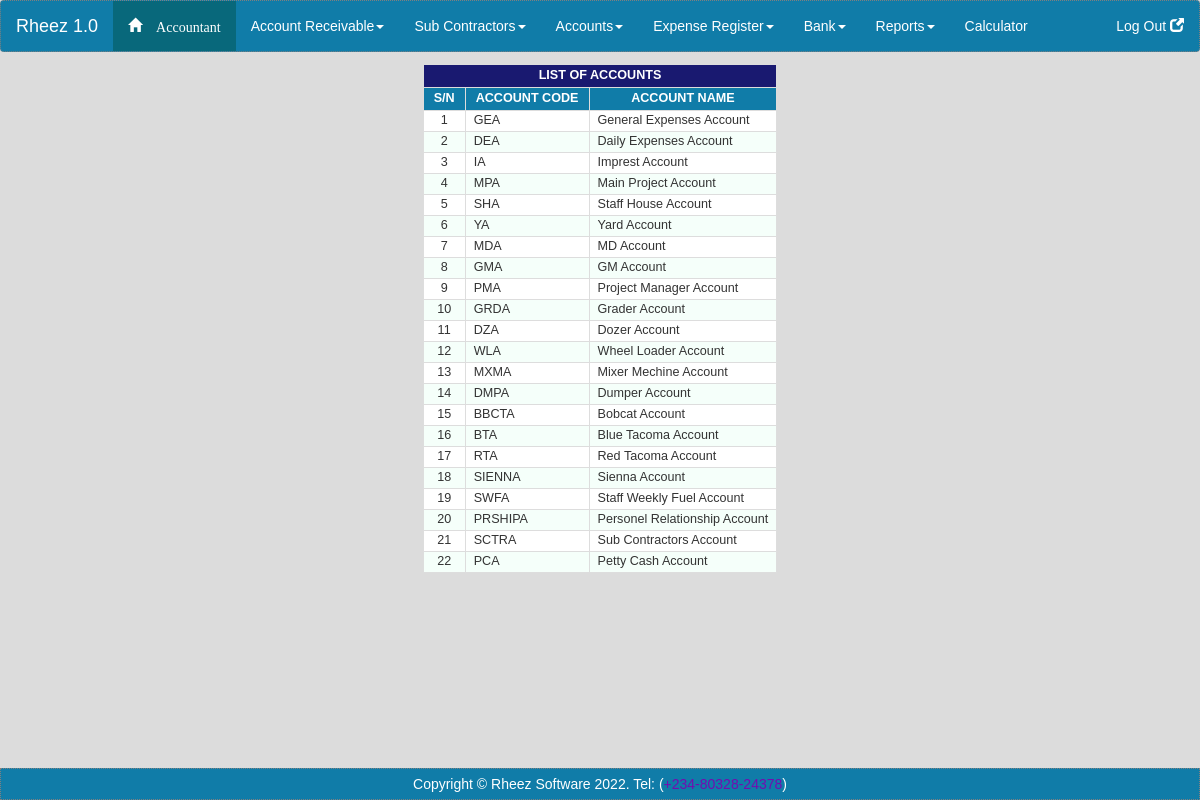
Page /account/list (signed in) on the committed database.
### tables this page shows
CREATE TABLE accounts (account_id INTEGER PRIMARY KEY AUTOINCREMENT, account_name varchar (20) NOT NULL UNIQUE ON CONFLICT ROLLBACK, account_desc varchar (255) DEFAULT NULL);

### index.php (called while the page is built, shortened)
<?php
    require_once('libs'.DIRECTORY_SEPARATOR.'config.php');
    $router = new Router($_SERVER['REQUEST_URI']);
    $controller = $router->createController();
    if($controller){
        $controller->executeAction();
        $data = $controller->getData();
        $view = $controller->getView();
    }
    include(VIEW_PATH.'defaultView.php');

### libs/config.php (called while the page is built, shortened)
<?php
    spl_autoload_register(function ($class){
        $control_class = CNTRL_PATH.str_ireplace('Controller','', $class).'.php';
        $model_class = MODEL_PATH.str_ireplace('Model','', $class).'.php';
        $base_class = CLASS_PATH.$class.'.php';
    });

### libs/base_classes/Router.php (called while the page is built, shortened)
<?php
class Router{
    protected $controller;
    protected $action;
    protected $params = array();
    public function __construct($request)
    {
        $url = trim(ltrim(rtrim($request,"/"),'/'));
        $exploded_url = explode('/', $url);
        if(sizeof($exploded_url) > 0){
            $this->controller = ucfirst(array_shift($exploded_url)).'Controller';
        }else{
            $this->controller = 'Home';
        }
        if(sizeof($exploded_url) > 0){
            $this->action = array_shift($exploded_url);
        }else{
            $this->action = 'index';
        }
    }
    public function createController(){
        if(class_exists($this->controller))
        {
            if(method_exists($this->controller, $this->action))
            {
                return new $this->controller($this->action, $this->params);
            }
            else {
                App::setMsg('Requested "'.$this->action.'" Method Not Found!','error');
            }
        }
        else {
            App::setMsg('Requested "'.$this->controller.'" Class Not Found!','error');
        }
    }
}

### libs/base_classes/Controller.php (called while the page is built, shortened)
<?php
abstract class Controller
{
    protected $action;
    protected $params;
    protected $data = array();
    public function __construct($action, $params)
    {
        $this->action = $action;
        $this->params = $params;
    }
    public function executeAction(){
        if(sizeof($this->params) > 0 && (!empty($this->params[0]))){
            return $this->{$this->action}($this->params);
        }
        else
        {
            return $this->{$this->action}();
        }
    }
    public function setData($array){
        $this->data = $array;
    }
    public function getData(){
        return $this->data;
    }
}

### libs/base_classes/Model.php (called while the page is built, shortened)
<?php
abstract class Model{
	protected $dbh;
	protected $stmt;
	public function __construct(){
		$this->dbh = new PDO("sqlite:./accounting_db.sqlite3");
		$this->dbh->setAttribute(PDO::ATTR_ERRMODE, PDO::ERRMODE_EXCEPTION);
		$this->dbh->setAttribute(PDO::ATTR_DEFAULT_FETCH_MODE, PDO::FETCH_ASSOC);
		$this->dbh->setAttribute(PDO::ATTR_PERSISTENT, TRUE);
	}
	public function query($query){
		$this->stmt = $this->dbh->prepare($query);
	}
	public function execute(){
		if($this->stmt->execute()){
		    return true;
        }else{
		    return false;
        }
	}
	public function resultSet(){
		if($this->execute()){
		    return $this->stmt->fetchAll(PDO::FETCH_ASSOC);
        }else{
		    return false;
        }
	}
}

### models/Account.php (called while the page is built, shortened)
<?php
class AccountModel extends Model{
    public function getAccounts(){
    	$this->query('SELECT * FROM accounts');
        $data = $this->resultSet();
        return $data;
    }
}

### controllers/Account.php (called while the page is built, shortened)
<?php
class AccountController extends Controller
{
    public function list(){
        $account = new AccountModel();
        $result = $account->getAccounts();
    }
}

### views/account/list.php (the view)
<div style="overflow-y:auto;">
<table class='table-bordered table-responsive'>
    <tr><th colspan='3' style='background:midnightblue;'>LIST OF ACCOUNTS</th></tr>
    <tr>
        <th> S/N </th>
        <th>ACCOUNT CODE </th>
        <th>ACCOUNT NAME</th>
    </tr>
    <?php
    $sn =1;
    foreach($data as $result)
    {
        echo '
           <tr>
            <td style="text-align:center">'.$sn.'</td>
            <td >'.$result["account_name"].'</td>
            <td >'.$result["account_desc"].'</td>';
        $sn +=1;
    }
?>
</table>
</div>

### views/defaultView.php (shortened to what this page needs)
<!DOCTYPE html>
<html lang="en">
<head>
    <link rel="stylesheet" href="<?php echo CSS_PATH;?>bootstrap.min.css">
    <link rel="stylesheet" href="<?php echo CSS_PATH;?>style.css">
    <link rel="stylesheet" href="<?php echo CSS_PATH;?>bootstrapValidator0.5.0.min.css"/>
    <link rel="stylesheet" href="<?php echo CSS_PATH;?>static/Oswald-Bold.ttf"/>
</head>
<body>
<div>
<?php
if(isset($_SESSION['loggedin']) && $_SESSION['loggedin'] == true)
{
    if($_SESSION['role'] =='account')
    {
        include(VIEW_PATH.'account_menu.php');
    }
    elseif($_SESSION['role'] =='admin')
    {
        include(VIEW_PATH.'admin_menu.php');
    }
    elseif($_SESSION['role'] =='general')
    {
        include(VIEW_PATH.'general.php');
    }
}
else
{
    include(VIEW_PATH.'right.php');
}
?>
</div>
<div class="container-fluid">
    <div class="content">
        <?php
        if(isset($view)){
            require($view);
        }
        else{
            require('views/template.php');
        }
        ?>
    </div>
</div>
<div class="footer">
    Copyright &copy; Rheez Software <?php echo date("Y");?>.  Tel: (<a href="tel:+2348032824378">+234-80328-24378</a>)
</div>
</body>
</html>

### views/account_menu.php (shortened to what this page needs)
<nav class="navbar navbar-inverse bg-info navbar-dark">
    <div class="navbar-header">
      <a class="navbar-brand" href="<?php echo ROOT_URL;?>">Rheez 1.0</a>
    </div>
    <div class="collapse navbar-collapse" id="myNavbar">
      <ul class="nav navbar-nav">
        <li class="active"><a href="<?php echo ROOT_URL;?>home/accountantHome"><span class="glyphicon glyphicon-home"> Accountant</a></li>
          <li class="dropdown">
          <a class="dropdown-toggle" data-toggle="dropdown" href="#">Account Receivable<span class="caret"></span></a>
        </li>
          <li class="dropdown">
          <a class="dropdown-toggle" data-toggle="dropdown" href="#">Sub Contractors<span class="caret"></span></a>
        </li>
          <li class="dropdown">
          <a class="dropdown-toggle" data-toggle="dropdown" href="#">Accounts<span class="caret"></span></a>
        </li>
          <li class="dropdown">
          <a class="dropdown-toggle" data-toggle="dropdown" href="#">Expense Register<span class="caret"></span></a>
        </li>
        <li class="dropdown">
          <a class="dropdown-toggle" data-toggle="dropdown" href="#">Bank<span class="caret"></span></a>
        </li>
        <li class="dropdown">
          <a class="dropdown-toggle" data-toggle="dropdown" href="#">Reports<span class="caret"></span></a>
        </li>
        <li><a href="#" data-toggle="modal" data-target="#modal_dialog">Calculator</a></li>
      </ul>
      <ul class="nav navbar-nav navbar-right">
        <li><a href="<?php echo ROOT_URL;?>user/logout">Log Out <span class="glyphicon glyphicon-new-window"></span> </a></li>
      </ul>
    </div>
    <link rel="stylesheet" href="<?php echo CSS_PATH;?>static/Oswald-Bold.ttf"/>
</nav>

### assets/css/style.css (style rules this page uses)
* { box-sizing:border-box; }
html body { text-decoration:none; background: gainsboro; height: 100%; width: 100%; overflow-x: hidden; font-family: Helvetica, Sans-Serif ,Serif; }
table { margin: 0 auto; }
tr:nth-child(even) { background-color:#F5FFFA; }
tr:nth-child(odd) { background-color:white; }
body > div:nth-child(1) > nav { margin-bottom: 4px; }
th { padding-right:10px; padding-left:10px; padding-top:2px; padding-bottom:2px; background-color: #107ca8; border:1px solid #ABB2B9; color: white; text-align: center; font-size: 0.9em; font-weight: bold; width: auto; white-space: nowrap; }
td { padding-left:8px; padding-right:8px; padding-top:1px; padding-bottom:1px; border: 1px solid #ABB2B9; text-align: left; font-size: 0.9em; }
div a:link { color: #730db0 ; text-decoration: none; }
.container-fluid { position: relative; height:550px; overflow-y: visible; }
.content { position: relative; width: 100%; margin: 8px auto; padding-bottom: 42px; }
.navbar.navbar-inverse { width: 100%; background: #107ca8; border: 1px dotted gray; }
.navbar.navbar-inverse a { color: white; }
.navbar.navbar-inverse li a { color: white; }
.navbar-inverse .navbar-nav > .active > a, .navbar-inverse .navbar-nav > .active > a:hover, .navbar-inverse .navbar-nav > .active > a:focus, .navbar-inverse .navbar-nav > .dropdown-toggle > a:focus { background: #08687B; }
.footer { position: fixed; left: 0; bottom: 0; width: 100%; padding:5px; color: white; text-align: center; background: #107ca8; border: 1px dotted gray; }

### views/account_menu.php (style rules this page uses)
* { box-sizing: border-box; }

### rows in the picture
accounts: account_name "GEA", account_desc "General Expenses Account"
accounts: account_name "DEA", account_desc "Daily Expenses Account"
accounts: account_name "IA", account_desc "Imprest Account"
accounts: account_name "MPA", account_desc "Main Project Account"
accounts: account_name "SHA", account_desc "Staff House Account"
accounts: account_name "YA", account_desc "Yard Account"
accounts: account_name "MDA", account_desc "MD Account"
accounts: account_name "GMA", account_desc "GM Account"
accounts: account_name "PMA", account_desc "Project Manager Account"
accounts: account_name "GRDA", account_desc "Grader Account"
accounts: account_name "DZA", account_desc "Dozer Account"
accounts: account_name "WLA", account_desc "Wheel Loader Account"
accounts: account_name "MXMA", account_desc "Mixer Mechine Account"
accounts: account_name "DMPA", account_desc "Dumper Account"
accounts: account_name "BBCTA", account_desc "Bobcat Account"
accounts: account_name "BTA", account_desc "Blue Tacoma Account"
accounts: account_name "RTA", account_desc "Red Tacoma Account"
accounts: account_name "SIENNA", account_desc "Sienna Account"
accounts: account_name "SWFA", account_desc "Staff Weekly Fuel Account"
accounts: account_name "PRSHIPA", account_desc "Personel Relationship Account"
accounts: account_name "SCTRA", account_desc "Sub Contractors Account"
accounts: account_name "PCA", account_desc "Petty Cash Account"
